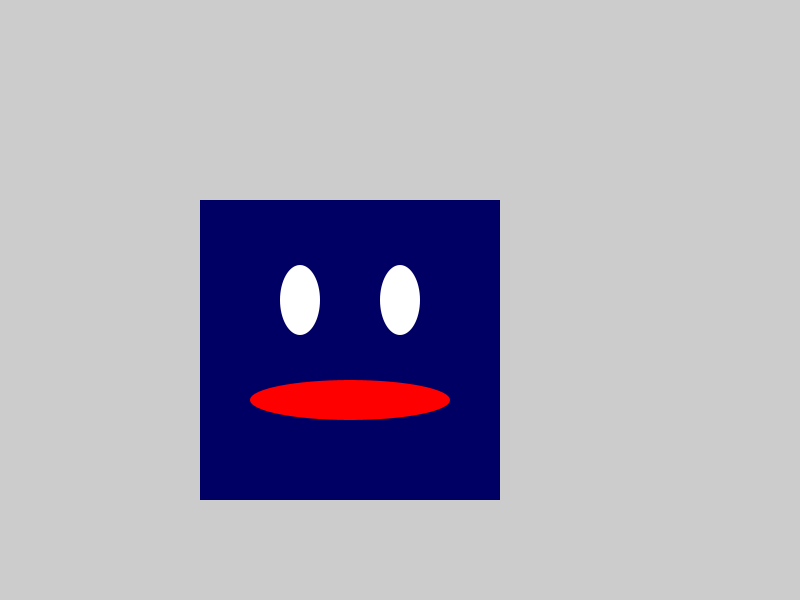
Frame 1 (no input)
Frame 60 (the mouse pressed at the canvas centre just before this capture): identical to frame 1, image omitted
Frame 120 (the mouse held since frame 60 and released just before this capture): identical to frame 1, image omitted

The Processing sketch that drew this single still picture (run headless with seeded random() and noise(); from frame 60 on, the mouse is pressed at the canvas centre):

// Processing sketch: FaceExample1
// ── FaceExample1.pde


void setup()
{
  size(800, 600);

  smooth();
}

void draw()
{
  face();
}


void face()
{
  smooth();
  noStroke();

  // rectangle for the head
  fill(0, 0, 100);
  rect(200, 200, 300, 300);

  // left eye
  fill(255);
  ellipse(300, 300, 40, 70);

  // right eye
  fill(255);
  ellipse(400, 300, 40, 70);

  // smile
  fill(255, 0, 0);
  ellipse(350, 400, 200, 40);
}
